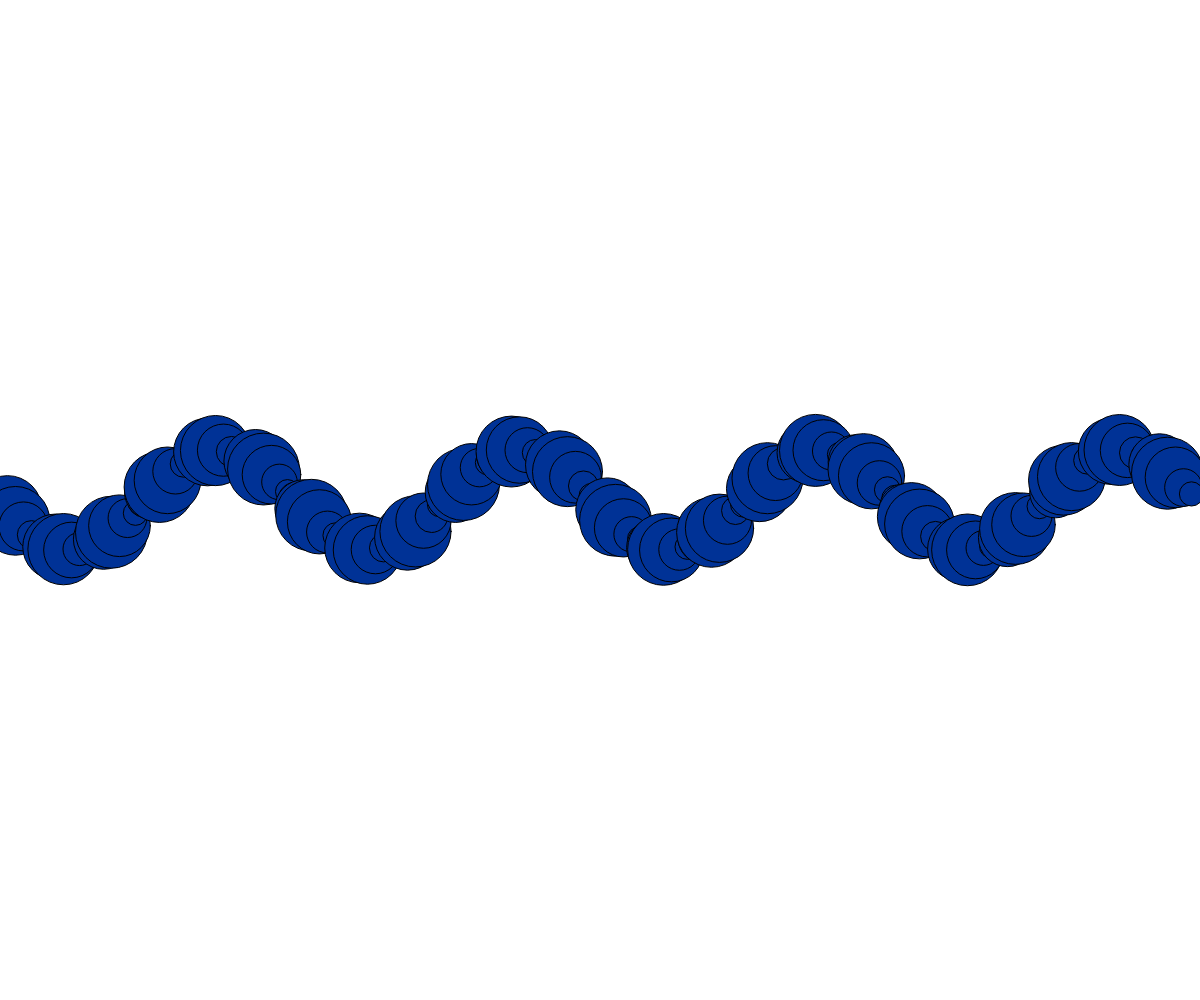
Frame 1 (no input)
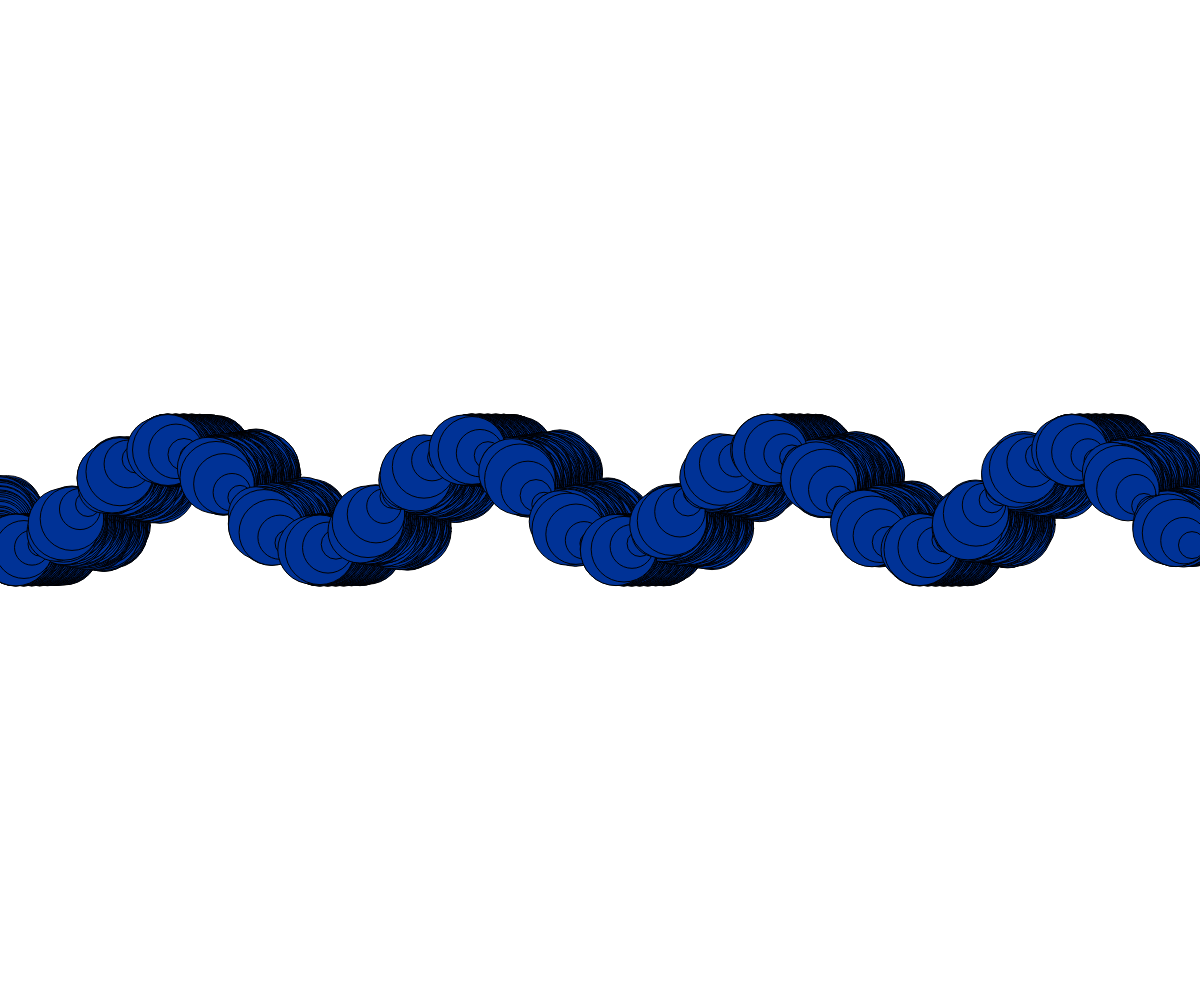
Frame 60 (no input)
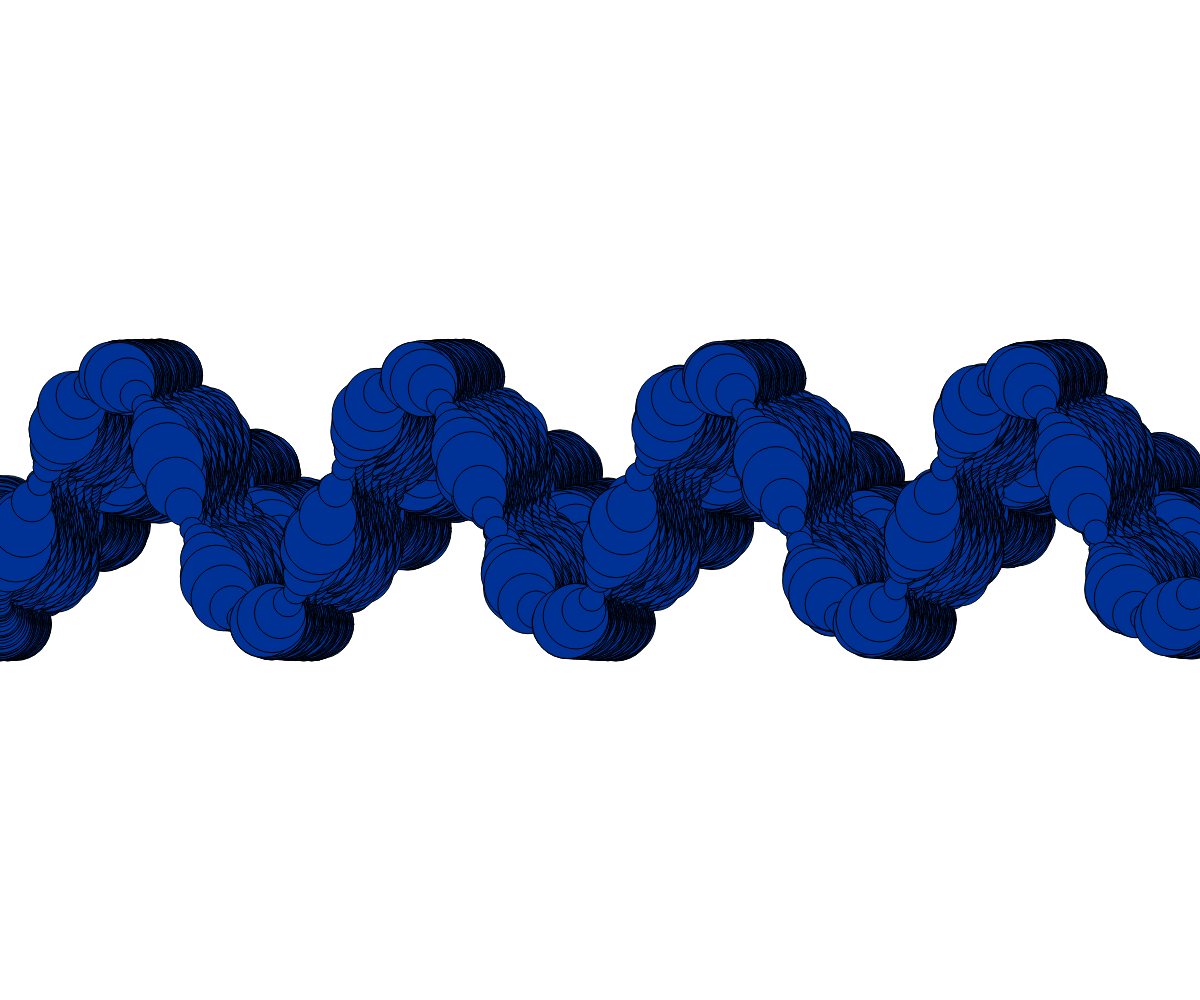
Frame 120 (the mouse pressed at the canvas centre since frame 60)

The p5.js sketch that drew these frames (run headless with seeded random() and noise() and a simulated clock; from frame 60 on, the mouse is pressed at the canvas centre):

// p5.js sketch
// ── sketch.js
let wave;

function setup() {
  createCanvas(windowWidth, windowHeight);
  wave = new Wave(0, windowHeight / 2, windowWidth, 75, 300);
  wave.baseColor = color(0, 50, 150, 255);
}

function draw() {
  wave.update();
  wave.checkEdges();
  wave.show();
}

function mouseMoved() {
  let newAmplitude = map(mouseY, 0, height, 50, 200);
  wave.amplitude = newAmplitude;
}

function keyPressed() {
  if (key === 'R' || key === 'r') {
    wave.baseColor = color(255, 0, 0, 255); 
  } else if (key === 'G' || key === 'g') {
    wave.baseColor = color(0, 255, 0, 255); 
  } else if (key === 'B' || key === 'b') {
    wave.baseColor = color(0, 0, 255, 255); 
  }  else if (key === 'W' || key === 'w') {
    wave.baseColor = color(255, 255, 255, 255); 
  }
}
// ── spider.js
class Spider {
  constructor(x, y) {
    this.position = createVector(x, y);
    this.targetIndex = 1;
  }

  move() {
    let target = nodes[this.targetIndex];
    let direction = p5.Vector.sub(target, this.position);
    let distance = direction.mag();
  
    // If the distance to the target is less than the speed, move directly to the target
    let speed = 30; // Adjust the speed of the spider
    if (distance < speed) {
      this.position = target.copy();
      web.addLine(nodes[this.targetIndex - 1], target);
      this.targetIndex++;
      if (this.targetIndex >= nodes.length) {
        this.targetIndex = 1; // Loop back to the first node
      }
    } else {
      direction.setMag(speed);
      this.position.add(direction);
    }
  }

  show() {
    fill(0);
    stroke(255);
    ellipse(this.position.x, this.position.y, 10, 10);
  }
}
// ── wave.js
class Wave {
  constructor(x, y, w, amplitude, period) {
    this.xspacing = 8;
    this.w = w;
    this.origin = createVector(x, y);
    this.theta = 0.0;
    this.amplitude = amplitude;
    this.period = period;
    this.dx = (TWO_PI / this.period) * this.xspacing;
    this.yvalues = new Array(floor(this.w / this.xspacing));
    this.xVel = -0.5;
    this.firstBall;
    this.baseColor;
  }

  update() {
    this.origin.add(this.xVel, 0);
    this.firstBall = this.origin.x + this.yvalues.length * this.xspacing;
    this.theta += 0.02;
    let x = this.theta;
    for (let i = 0; i < this.yvalues.length; i++) {
      this.yvalues[i] = sin(x + random(0.1)) * this.amplitude;
      x += this.dx;
    }
  }

  show() {
    for (let x = 0; x < this.yvalues.length; x++) {
      let size = map(sin(x + frameCount * 0.1), -1, 1, 24, 72);
      stroke(0);
      fill(this.baseColor);
      push();
      translate(this.origin.x + x * this.xspacing, this.origin.y + this.yvalues[x]);
      circle(0, 0, size);
      pop();
    }
  }
  
  checkEdges() {
    if (this.origin.x - 24 < 0) {
      this.xVel *= -1;
    } else if (this.firstBall + 18 > width) {
      this.xVel *= -1;
    }
  }
}
// ── web.js
class Web {
  constructor() {
    this.lines = [];
  }

  addLine(node1, node2) {
    this.lines.push({ node1, node2 });
  }

  show() {
    stroke(255);
    for (let l of this.lines) {
      line(l.node1.x, l.node1.y, l.node2.x, l.node2.y);
    }
  }
}
